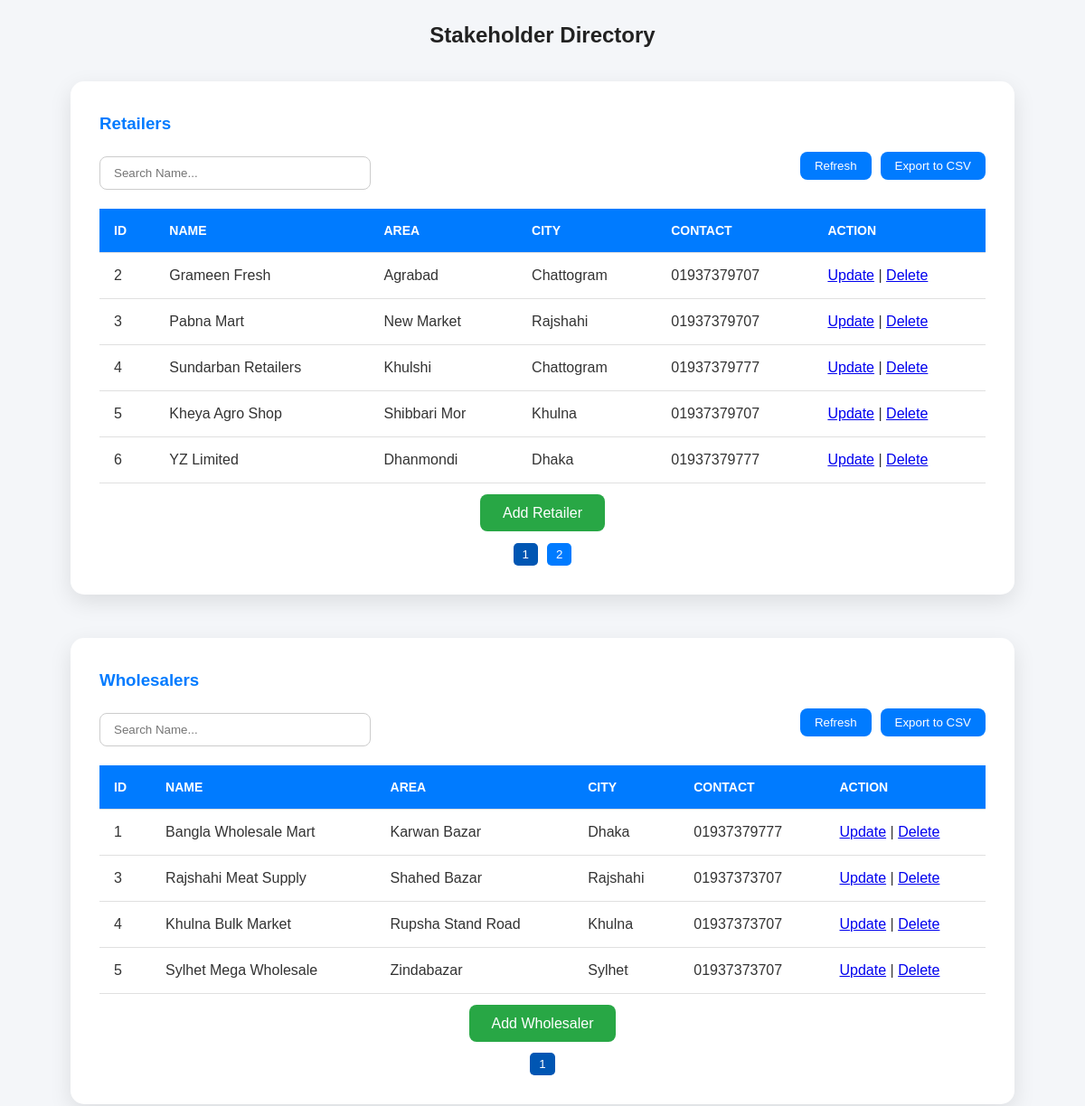
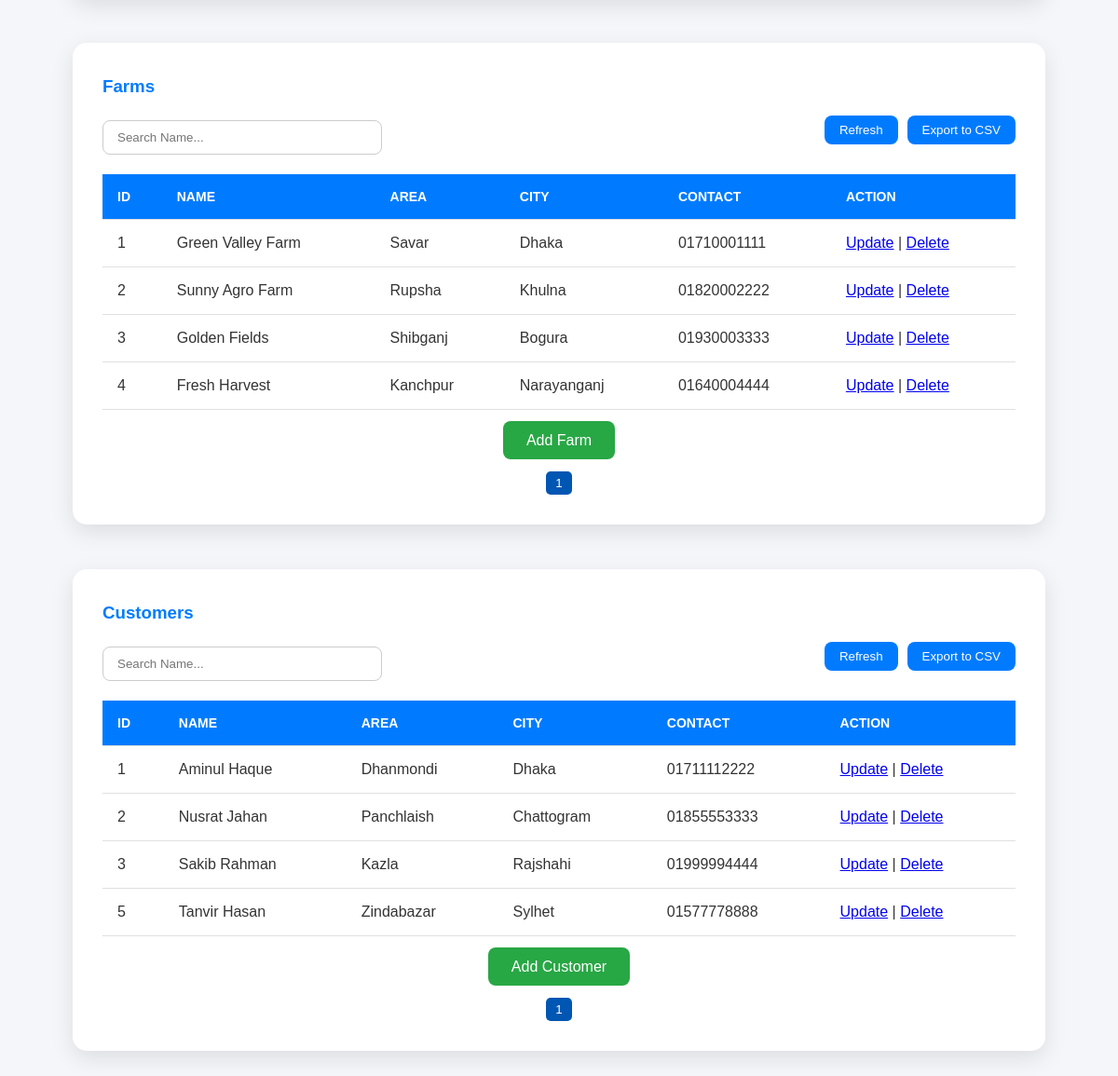
Page /adminDirectory.php on the committed database (2 pictures, top to bottom).
### tables this page shows
CREATE TABLE `retailer` (
  `RetailerID` int(11) NOT NULL,
  `name` varchar(50) NOT NULL,
  `area` varchar(50) NOT NULL,
  `city` varchar(50) NOT NULL,
  `MinimumDeliveryDays` int(2) NOT NULL,
  `contact` varchar(11) NOT NULL
);

CREATE TABLE `wholesaler` (
  `WholesalerID` int(11) NOT NULL,
  `BulkDiscountRate` float DEFAULT NULL,
  `DistributionArea` varchar(100) DEFAULT NULL,
  `name` varchar(50) NOT NULL,
  `area` varchar(50) NOT NULL,
  `city` varchar(50) NOT NULL,
  `contact` varchar(11) NOT NULL
);

CREATE TABLE `farm` (
  `FarmID` int(11) NOT NULL,
  `FarmName` varchar(100) DEFAULT NULL,
  `Area` varchar(100) DEFAULT NULL,
  `City` varchar(100) DEFAULT NULL,
  `ContactNumber` varchar(20) DEFAULT NULL,
  `FarmSize` float DEFAULT NULL
);

CREATE TABLE `customer` (
  `CustomerID` int(11) NOT NULL,
  `Name` varchar(100) DEFAULT NULL,
  `Contact` varchar(20) DEFAULT NULL,
  `Area` varchar(100) DEFAULT NULL,
  `City` varchar(100) DEFAULT NULL
);

### adminDirectory.php (the view, shortened to what this page needs)
<?php
include "db.php";
$retailerSql = "SELECT * FROM retailer";
$retailerResult = $conn->query($retailerSql);
$wholesalerSql = "SELECT * FROM wholesaler";
$wholesalerResult = $conn->query($wholesalerSql);
$farmSql = "SELECT * FROM farm";
$farmResult = $conn->query($farmSql);
$customerSql = "SELECT * FROM customer";
$customerResult = $conn->query($customerSql);
?>
<!DOCTYPE html>
<html lang="en">
<head>
    <link rel="stylesheet" href="styles.css">
    <link rel="stylesheet" href="https://cdnjs.cloudflare.com/ajax/libs/font-awesome/6.5.0/css/all.min.css">
</head>
<body>
    <div class="container">
        <h2>Stakeholder Directory</h2>
        <?php
        $tables = [
            'Retailer' => $retailerResult,
            'Wholesaler' => $wholesalerResult,
            'Farm' => $farmResult,
            'Customer' => $customerResult
        ];
        foreach ($tables as $title => $result) {
            $tableId = strtolower($title);
            echo "<div class='table-container'>
                    <h3>{$title}s</h3>
                    <div class='search-bar'>
                        <input type='text' id='{$tableId}Search' onkeyup=\"filterTable('{$tableId}')\" placeholder='Search Name...'>
                        <div class='toolbar'>
                            <button onclick=\"refreshPage()\">Refresh</button>
                            <button onclick=\"exportCSV('{$tableId}')\">Export to CSV</button>
                        </div>
                    </div>
                    <div class='row-count'><span id='{$tableId}Count'></span></div>
                    <table id='{$tableId}Table'>
                        <thead>
                            <tr><th>ID</th><th>Name</th><th>Area</th><th>City</th><th>Contact</th><th>Action</th></tr>
                        </thead>
                        <tbody>";
            if ($result->num_rows > 0) {
                while ($row = $result->fetch_assoc()) {
                    $id = $row[$title . 'ID'];
                    $name = $row['name'] ?? $row['Name'] ?? $row['FarmName'] ?? '';
                    $area = $row['area'] ?? $row['Area'] ?? '';
                    $city = $row['city'] ?? $row['City'] ?? '';
                    $contact = $row['contact'] ?? $row['Contact'] ?? $row['ContactNumber'] ?? '';
                    echo "<tr><td>{$id}</td><td>{$name}</td><td>{$area}</td><td>{$city}</td><td>{$contact}</td>
                          <td><a href='update{$title}.php?id={$id}'>Update</a> |
                          <a href='delete{$title}.php?id={$id}' onclick=\"return confirm('Are you sure?')\">Delete</a></td></tr>";
                }
            } else {
                echo "<tr><td colspan='6'>No {$title}s found.</td></tr>";
            }
            echo "</tbody></table>
                  <div class='btn-container'>
                    <a href='add{$title}.php' class='btn'>Add {$title}</a>
                  </div>
                  <div class='pagination' id='{$tableId}Pagination'></div>
              </div>";
        }
        ?>
    </div>
</body>
</html>

### styles.css (style rules this page uses)
* { margin: 0; padding: 0; box-sizing: border-box; }
body { font-family: "Arial", sans-serif; color: #333; line-height: 1.6; background-color: #f4f4f4; }
.container { width: 90%; margin: 0 auto; }

### adminDirectory.php (style rules this page uses)
body { font-family: 'Poppins', sans-serif; background-color: #f4f6f9; margin: 20px; color: #333; }
.container { max-width: 1200px; margin: auto; }
h2 { text-align: center; margin-bottom: 2rem; color: #222; }
.table-container { margin-bottom: 3rem; background: #ffffff; padding: 2rem; border-radius: 15px; box-shadow: 0px 8px 24px rgba(0, 0, 0, 0.1); }
h3 { margin-bottom: 1rem; color: #007bff; }
.search-bar, .toolbar { margin-bottom: 1rem; display: flex; justify-content: space-between; align-items: center; flex-wrap: wrap; }
.search-bar input { padding: 10px 15px; width: 300px; border: 1px solid #ccc; border-radius: 8px; outline: none; }
.toolbar button { margin-left: 10px; padding: 8px 16px; border: none; border-radius: 8px; background: #007bff; color: white; cursor: pointer; }
table { width: 100%; border-collapse: collapse; }
table th, table td { padding: 1rem; text-align: left; border-bottom: 1px solid #e0e0e0; }
table th { background-color: #007bff; color: #fff; text-transform: uppercase; font-size: 14px; }
.btn-container { text-align: center; margin-top: 20px; }
.btn { padding: 12px 25px; font-size: 16px; text-align: center; color: white; background-color: #28a745; border-radius: 8px; text-decoration: none; cursor: pointer; transition: background-color 0.3s ease; border: none; margin-top: 1rem; }
.pagination { text-align: center; margin-top: 20px; }

### rows in the picture
retailer: RetailerID "2", name "Grameen Fresh", area "Agrabad", city "Chattogram", contact "01937379707"
retailer: RetailerID "3", name "Pabna Mart", area "New Market", city "Rajshahi", contact "01937379707"
retailer: RetailerID "4", name "Sundarban Retailers", area "Khulshi", city "Chattogram", contact "01937379777"
retailer: RetailerID "5", name "Kheya Agro Shop", area "Shibbari Mor", city "Khulna", contact "01937379707"
retailer: RetailerID "6", name "YZ Limited", area "Dhanmondi", city "Dhaka", contact "01937379777"
wholesaler: WholesalerID "1", name "Bangla Wholesale Mart", area "Karwan Bazar", city "Dhaka", contact "01937379777"
wholesaler: WholesalerID "3", name "Rajshahi Meat Supply", area "Shahed Bazar", city "Rajshahi", contact "01937373707"
wholesaler: WholesalerID "4", name "Khulna Bulk Market", area "Rupsha Stand Road", city "Khulna", contact "01937373707"
wholesaler: WholesalerID "5", name "Sylhet Mega Wholesale", area "Zindabazar", city "Sylhet", contact "01937373707"
farm: FarmID "1", FarmName "Green Valley Farm", Area "Savar", City "Dhaka", ContactNumber "01710001111"
farm: FarmID "2", FarmName "Sunny Agro Farm", Area "Rupsha", City "Khulna", ContactNumber "01820002222"
farm: FarmID "3", FarmName "Golden Fields", Area "Shibganj", City "Bogura", ContactNumber "01930003333"
farm: FarmID "4", FarmName "Fresh Harvest", Area "Kanchpur", City "Narayanganj", ContactNumber "01640004444"
customer: CustomerID "1", Name "Aminul Haque", Area "Dhanmondi", City "Dhaka", Contact "01711112222"
customer: CustomerID "2", Name "Nusrat Jahan", Area "Panchlaish", City "Chattogram", Contact "01855553333"
customer: CustomerID "3", Name "Sakib Rahman", Area "Kazla", City "Rajshahi", Contact "01999994444"
customer: CustomerID "5", Name "Tanvir Hasan", Area "Zindabazar", City "Sylhet", Contact "01577778888"

### other values in the picture
$title "Retailer"
$title "Wholesaler"
$title "Farm"
$title "Customer"
